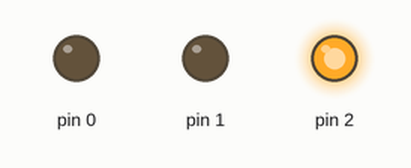
Recording of a sketch running on a simulated Arduino Uno, built with avr-gcc and run on an emulated ATmega328P. Shown: output pins drawn as LEDs (lit = HIGH).

Above: at 4.0 s.
At 10.5 s:
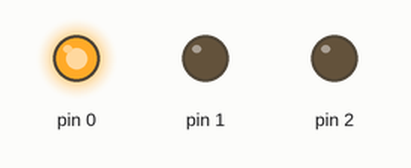
At 14.5 s:
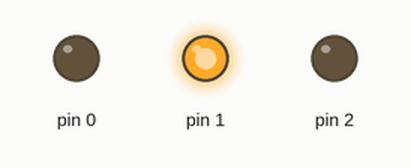
Timing chart, 0 to 20.8 s (numbered marks = the images above):
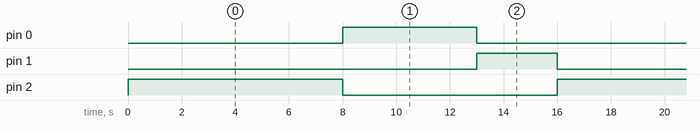

The sketch:

attiny.ino
```cpp
void setup()
{
  pinMode(0, OUTPUT);
  pinMode(1, OUTPUT);
  pinMode(2, OUTPUT);
}

void loop()
{
  // Red
  digitalWrite(2, HIGH);
  delay(8000);


  // Red - Green
  digitalWrite(2, LOW);
  digitalWrite(0, HIGH);
  delay(5000);

  // Green - Yelow - Red
   digitalWrite(0, LOW);
   digitalWrite(1, HIGH);
   delay(3000);
   digitalWrite(1, LOW);
}
```

Measured:
- by itself, pin 0: alternates HIGH for 5.0 s and LOW for 11.0 s
- by itself, pin 1: alternates HIGH for 3.0 s and LOW for 13.0 s
- by itself, pin 2: alternates HIGH for 8.0 s and LOW for 8.0 s
